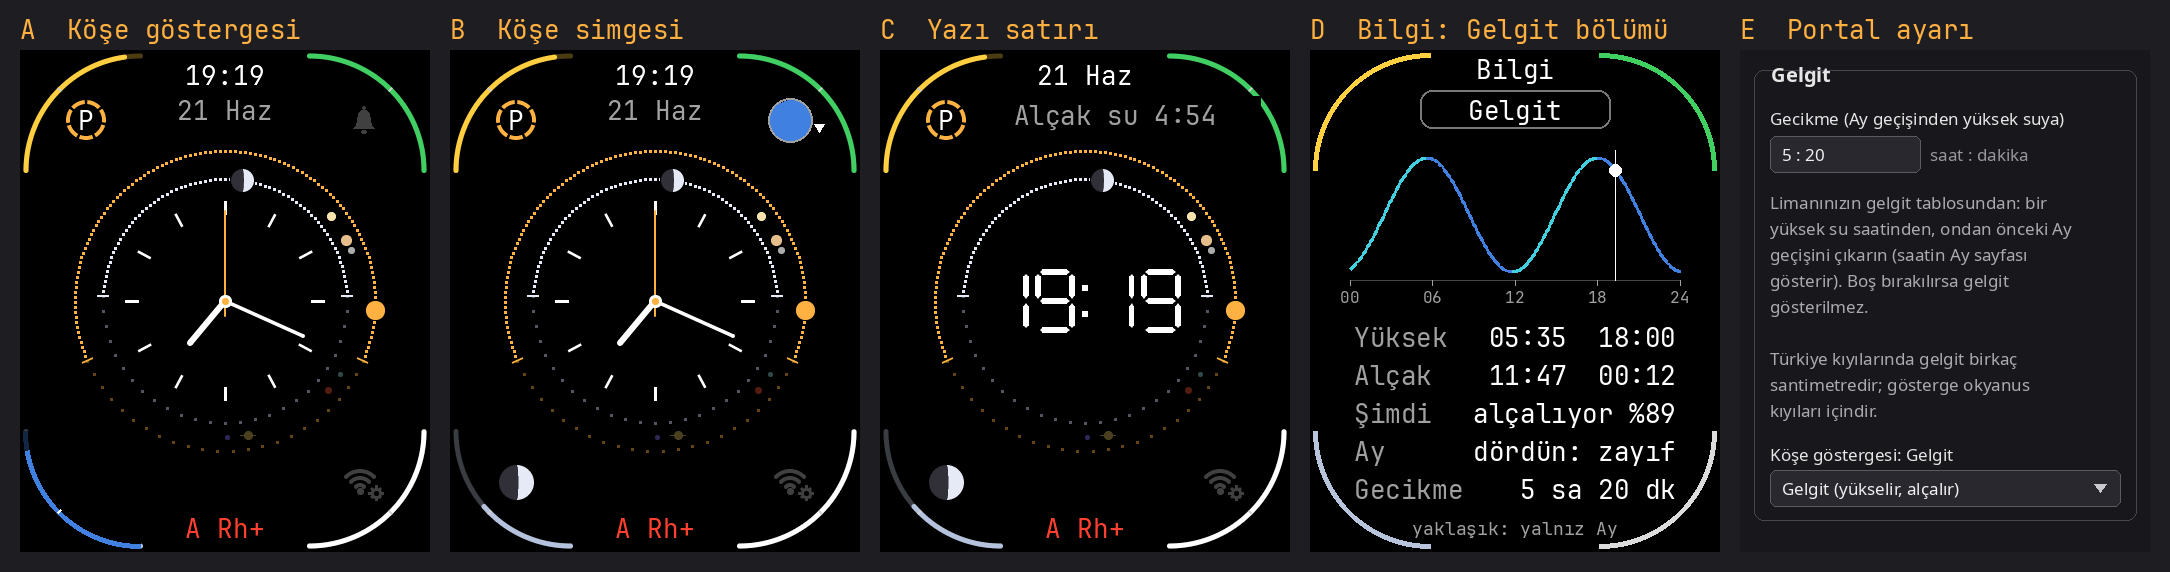

Write the Python code that produced this figure.
# Tide mock-ups (2026-11-23), drawn over the watch's own screenshots: A a corner gauge, B a corner
# icon, C a text line, D an information part with the day's curve, E the portal's setting.
# The model (research/tide-gauge.md): high water at the Moon's transit plus the place's lunitidal
# interval, a semidiurnal cosine of 12 h 25 min, its range larger at new and full Moon (spring)
# than at the quarters (neap). The example: the screenshots' scene (21 June 2026, 19:19), a
# lunitidal interval of 5 h 20 min (Casio's manual's example), high water at 18:00.
#     tools/.venv/bin/python docs/superpowers/specs/2026-11-23-tide/mock.py
import math, os
from PIL import Image, ImageDraw, ImageFont

HERE = os.path.dirname(os.path.abspath(__file__))
ROOT = os.path.join(HERE, '..', '..', '..', '..')
SHOTS = os.path.join(ROOT, 'docs', 'screenshots', 'tr')
FONT = os.path.join(ROOT, 'tools', 'fonts', 'JetBrainsMono-Regular.ttf')
F26 = ImageFont.truetype(FONT, 26)
F20 = ImageFont.truetype(FONT, 20)
F18 = ImageFont.truetype(FONT, 18)
F16 = ImageFont.truetype(FONT, 16)
W, H = 410, 502
WHITE = (255, 255, 255); GREY = (160, 160, 160); DIM = (70, 70, 70)
RISING = (64, 208, 224)    # cyan while the water rises
FALLING = (64, 128, 224)   # blue while it falls
PERIOD_H = 12.42
HIGH = 18.0                # today's high water, hours
NOW = 19 + 19 / 60


def level(t):
    # 0 low, 1 high.
    return (1 + math.cos(2 * math.pi * (t - HIGH) / PERIOD_H)) / 2


def rising(t):
    # The level's slope: -sin, so the water rises where the sine is negative.
    return math.sin(2 * math.pi * (t - HIGH) / PERIOD_H) < 0


def corner_gauge(d, share, colour):
    # The bottom-left corner, as Corners: a quarter circle 3 px inside the edge, 5 px wide, from
    # its lower end, over a channel of a dim tone of its colour; a notch in the middle.
    cx, cy = 120, H - 121
    box = [cx - 117, cy - 117, cx + 117, cy + 117]
    d.arc(box, 90, 180, fill=(0, 0, 0), width=9)
    channel = tuple(int(c * 0.3) for c in colour)
    d.arc(box, 90, 180, fill=channel, width=5)
    d.arc(box, 90, 90 + 90 * share, fill=colour, width=5)
    a = math.radians(135)
    d.line([(cx + 112 * math.cos(a), cy + 112 * math.sin(a)), (cx + 117 * math.cos(a), cy + 117 * math.sin(a))], fill=WHITE, width=2)


def tide_icon(d, cx, cy, share, up):
    # A round window with the water at its level and an arrow: up rising, down falling.
    r = 22
    d.ellipse([cx - r - 6, cy - r - 6, cx + r + 6, cy + r + 6], fill=(0, 0, 0))
    mask = Image.new('L', (2 * r + 1, 2 * r + 1), 0)
    ImageDraw.Draw(mask).ellipse([0, 0, 2 * r, 2 * r], fill=255)
    water = Image.new('RGB', (2 * r + 1, 2 * r + 1), (0, 0, 0))
    wd = ImageDraw.Draw(water)
    top = int(2 * r * (1 - share))
    colour = RISING if up else FALLING
    for x in range(2 * r + 1):
        y = top + 2 * math.sin(x / 5.0)
        wd.line([(x, y), (x, 2 * r)], fill=colour)
    canvas = d._image
    canvas.paste(water, (cx - r, cy - r), mask)
    d.ellipse([cx - r, cy - r, cx + r, cy + r], outline=GREY, width=2)
    tx = cx + r + 2
    if up:
        d.polygon([(tx, cy - 4), (tx + 10, cy - 4), (tx + 5, cy - 12)], fill=WHITE)
    else:
        d.polygon([(tx, cy + 4), (tx + 10, cy + 4), (tx + 5, cy + 12)], fill=WHITE)


def blank_text(d, x0, y0, x1, y1):
    d.rectangle([x0, y0, x1, y1], fill=(0, 0, 0))


def option_a():
    im = Image.open(os.path.join(SHOTS, 'face-0.png')).convert('RGB')
    d = ImageDraw.Draw(im)
    blank_text(d, 40, 405, 100, 460)  # the Moon's phase icon, to show the corner alone
    corner_gauge(d, level(NOW), RISING if rising(NOW) else FALLING)
    return im


def option_b():
    im = Image.open(os.path.join(SHOTS, 'face-0.png')).convert('RGB')
    d = ImageDraw.Draw(im)
    tide_icon(d, 340, 70, level(NOW), rising(NOW))
    return im


def option_c():
    im = Image.open(os.path.join(SHOTS, 'face-1.png')).convert('RGB')
    d = ImageDraw.Draw(im)
    blank_text(d, 92, 46, 380, 82)
    low = HIGH + PERIOD_H / 2
    left = low - NOW
    text = 'Alçak su %d:%02d' % (int(left), round((left % 1) * 60))
    d.text((W / 2 - d.textlength(text, font=F26) / 2 + 30, 48), text, font=F26, fill=(160, 160, 160))
    return im


def option_d():
    im = Image.new('RGB', (W, H), (0, 0, 0))
    d = ImageDraw.Draw(im)
    for (cx, cy, a0, c) in [(120, 120, 180, (255, 208, 64)), (W - 121, 120, 270, (64, 208, 96)),
                            (120, H - 121, 90, (184, 196, 220)), (W - 121, H - 121, 0, (220, 220, 220))]:
        d.arc([cx - 117, cy - 117, cx + 117, cy + 117], a0, a0 + 90, fill=c, width=5)
    title = 'Bilgi'
    d.text((W / 2 - d.textlength(title, font=F26) / 2, 2), title, font=F26, fill=WHITE)
    sub = 'Gelgit'
    d.rounded_rectangle([110, 40, 300, 78], radius=12, outline=(120, 120, 120), width=2)
    d.text((W / 2 - d.textlength(sub, font=F26) / 2, 43), sub, font=F26, fill=WHITE)
    # The day's curve: 0 to 24 h, the level, now marked.
    x0, x1, y0, y1 = 40, 370, 100, 230
    d.line([(x0, y1), (x1, y1)], fill=DIM, width=1)
    for h in range(0, 25, 6):
        x = x0 + (x1 - x0) * h / 24
        d.line([(x, y1), (x, y1 + 5)], fill=GREY)
        d.text((x - 10, y1 + 6), '%02d' % h, font=F16, fill=GREY)
    pts = []
    for i in range(241):
        t = 24 * i / 240
        pts.append((x0 + (x1 - x0) * t / 24, y1 - 8 - (y1 - y0 - 16) * level(t)))
    for i in range(240):
        t = 24 * i / 240
        d.line([pts[i], pts[i + 1]], fill=RISING if rising(t) else FALLING, width=3)
    nx = x0 + (x1 - x0) * NOW / 24
    ny = y1 - 8 - (y1 - y0 - 16) * level(NOW)
    d.line([(nx, y0), (nx, y1)], fill=WHITE, width=1)
    d.ellipse([nx - 6, ny - 6, nx + 6, ny + 6], fill=WHITE)
    rows = [('Yüksek', '05:35  18:00'), ('Alçak', '11:47  00:12'), ('Şimdi', 'alçalıyor %89'),
            ('Ay', 'dördün: zayıf'), ('Gecikme', '5 sa 20 dk')]
    y = 270
    for name, value in rows:
        d.text((44, y), name, font=F26, fill=GREY)
        d.text((W - 44 - d.textlength(value, font=F26), y), value, font=F26, fill=WHITE)
        y += 38
    note = 'yaklaşık: yalnız Ay'
    d.text((W / 2 - d.textlength(note, font=F18) / 2, 466), note, font=F18, fill=GREY)
    return im


def option_e():
    # The portal's setting, in its look (dark page, a labelled field and a help line).
    im = Image.new('RGB', (W, H), (24, 24, 28))
    d = ImageDraw.Draw(im)
    sans = ImageFont.truetype('/usr/share/fonts/noto/NotoSans-Regular.ttf', 17) if os.path.exists('/usr/share/fonts/noto/NotoSans-Regular.ttf') else F18
    bold = ImageFont.truetype('/usr/share/fonts/noto/NotoSans-Bold.ttf', 20) if os.path.exists('/usr/share/fonts/noto/NotoSans-Bold.ttf') else F20
    d.rounded_rectangle([14, 20, W - 14, 470], radius=10, outline=(70, 70, 76), width=1)
    d.text((26, 10), ' Gelgit ', font=bold, fill=(230, 230, 230), stroke_width=0)
    d.text((30, 56), 'Gecikme (Ay geçişinden yüksek suya)', font=sans, fill=(230, 230, 230))
    d.rounded_rectangle([30, 86, 180, 122], radius=6, fill=(40, 40, 46), outline=(90, 90, 96))
    d.text((42, 92), '5 : 20', font=sans, fill=(240, 240, 240))
    d.text((190, 92), 'saat : dakika', font=sans, fill=(150, 150, 156))
    help_lines = ['Limanınızın gelgit tablosundan: bir', 'yüksek su saatinden, ondan önceki Ay',
                  'geçişini çıkarın (saatin Ay sayfası',
                  'gösterir). Boş bırakılırsa gelgit', 'gösterilmez.', '',
                  'Türkiye kıyılarında gelgit birkaç',
                  'santimetredir; gösterge okyanus', 'kıyıları içindir.']
    y = 140
    for line in help_lines:
        d.text((30, y), line, font=sans, fill=(170, 170, 176))
        y += 26
    d.text((30, 392), 'Köşe göstergesi: Gelgit', font=sans, fill=(230, 230, 230))
    d.rounded_rectangle([30, 420, W - 30, 456], radius=6, fill=(40, 40, 46), outline=(90, 90, 96))
    d.text((42, 426), 'Gelgit (yükselir, alçalır)', font=sans, fill=(240, 240, 240))
    d.polygon([(W - 56, 434), (W - 44, 434), (W - 50, 442)], fill=(200, 200, 206))
    return im


def sheet():
    panels = [('A  Köşe göstergesi', option_a()), ('B  Köşe simgesi', option_b()),
              ('C  Yazı satırı', option_c()), ('D  Bilgi: Gelgit bölümü', option_d()),
              ('E  Portal ayarı', option_e())]
    pad, top = 20, 50
    out = Image.new('RGB', (len(panels) * (W + pad) + pad, H + top + pad), (30, 30, 34))
    d = ImageDraw.Draw(out)
    for i, (label, im) in enumerate(panels):
        x = pad + i * (W + pad)
        d.text((x, 12), label, font=F26, fill=(255, 176, 64))
        out.paste(im, (x, top))
    out.save(os.path.join(HERE, 'mock.png'))
    print(os.path.join(HERE, 'mock.png'))


if __name__ == '__main__':
    sheet()
